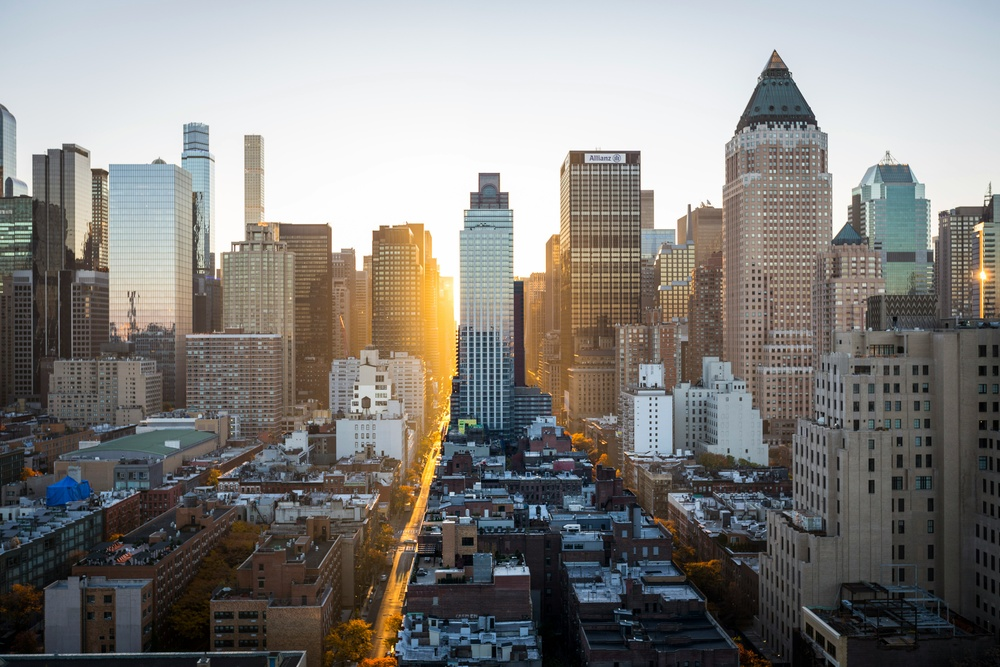
#> input picture image-filtering-and-edge-detection/cityscape.jpg, 1000 x 667 px, shrunk from 5472 x 3648 before the run
$ python imagefiletering.py   (older library calls are emulated)
#> lines starting #> are read from the running program, lines starting #| are printed output that depends on the picture
import cv2
import numpy as np
import matplotlib.pyplot as plt

#Read the image
img = cv2.imread('cityscape.jpg', cv2.IMREAD_COLOR)
#> img is the input picture: shape (667, 1000, 3); mean B, G, R 125.7, 128.9, 131.2
# Convert the image from BGR to Grayscale
gray = cv2.cvtColor(img, cv2.COLOR_BGR2GRAY)
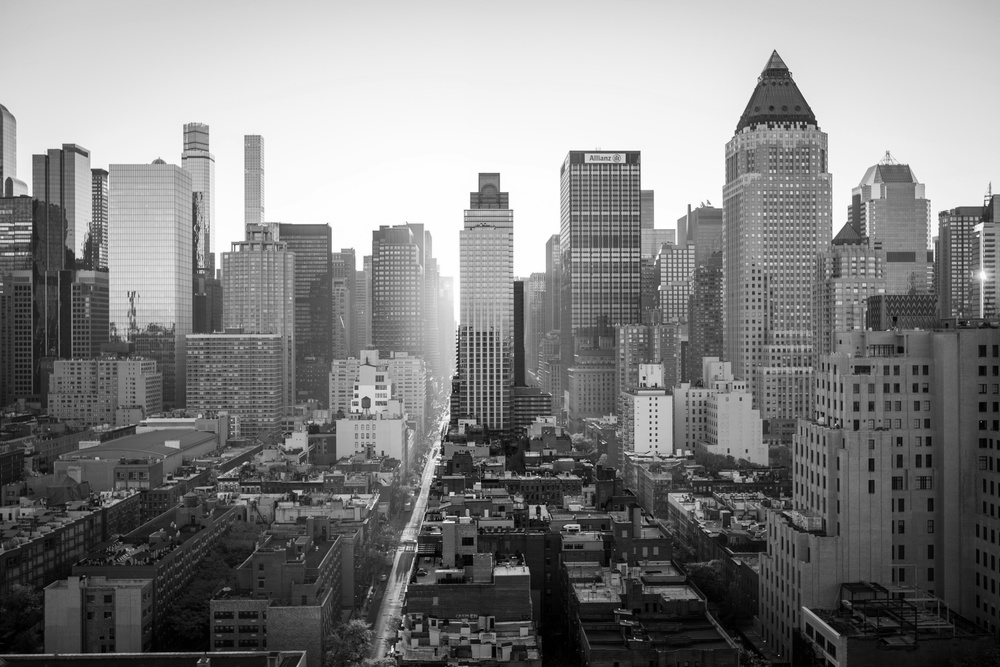
#> gray: shape (667, 1000); min 0, max 255, mean 129.2

# Apply Gaussian filter (it reduces noise and smooths the image)
# grayscale input image, 5x5 kernel size and 0 standard deviation
gaussian = cv2.GaussianBlur(gray,(5,5) , 0)
gaussian2 = cv2.GaussianBlur(gray,(9,9) , 0) # stronger blur, more smoothing but slower
gaussian3 = cv2.GaussianBlur(gray,(3,3) , 0) # weaker blur, preserves more details

# Apply Sobel Operator
# Sobel X detects vertical edges and Sobel Y detects horizontal edges

sobelx = cv2.Sobel(gaussian, cv2.CV_64F, 1 , 0 ,ksize=5)
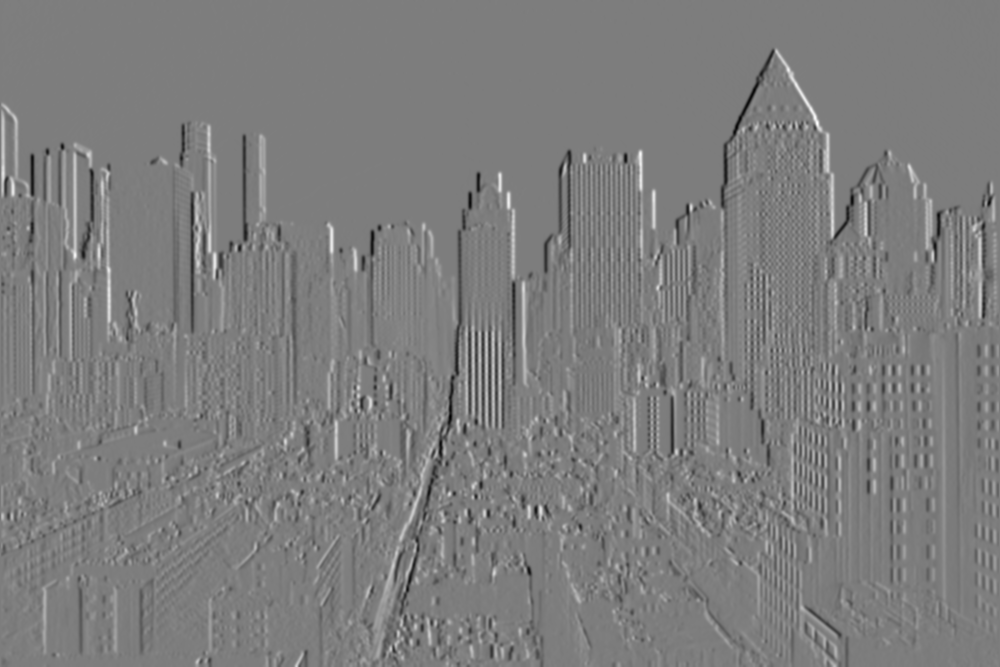
#> sobelx: shape (667, 1000) float64; min -5921, max 6107, mean 3.1; drawn with min black and max white
sobely = cv2.Sobel(gaussian, cv2.CV_64F, 0 , 1 ,ksize=5)
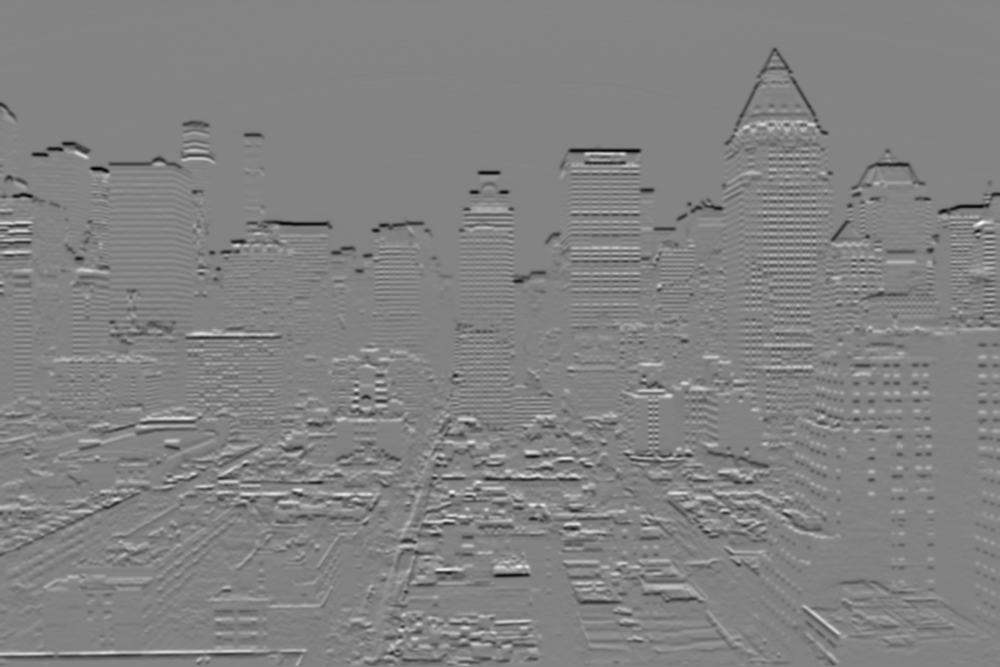
#> sobely: shape (667, 1000) float64; min -5932, max 5611, mean -35.5; drawn with min black and max white

sobel_combined = cv2.magnitude(sobelx, sobely)
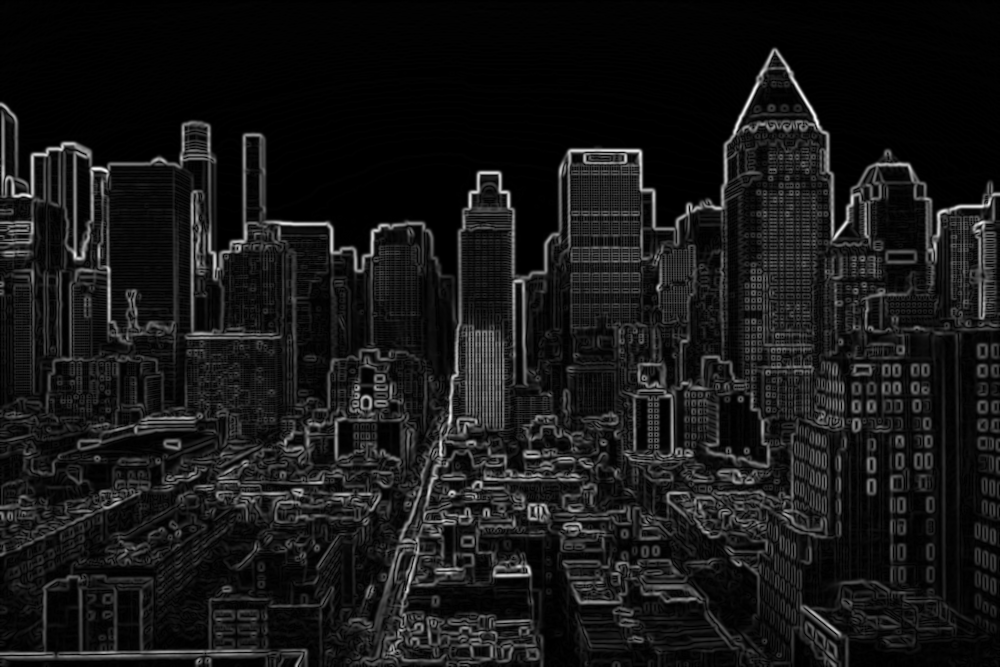
#> sobel_combined: shape (667, 1000) float64; min 0, max 6114.7, mean 567.9; drawn with min black and max white
sobel_combined = cv2.convertScaleAbs(sobel_combined)
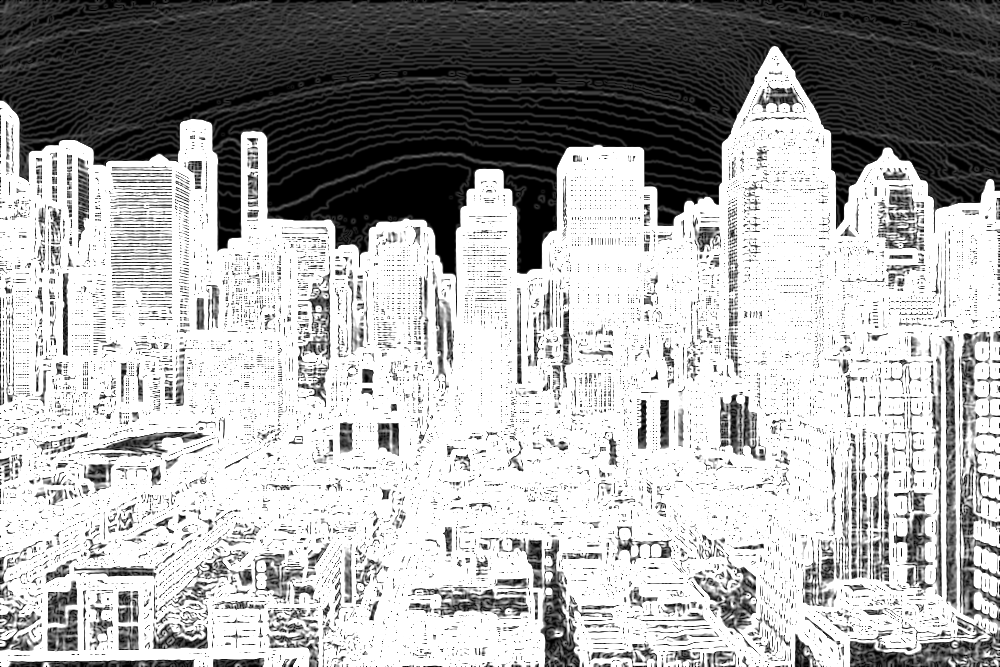
#> sobel_combined: shape (667, 1000); min 0, max 255, mean 170.9


# Apply Canny Edge Detection
blur = cv2.GaussianBlur(gray, (5,5), 1.4) # Remove small pixel flucations that would become false edges
edges = cv2.Canny(blur,100, 200 ) #Lower and upper threshold
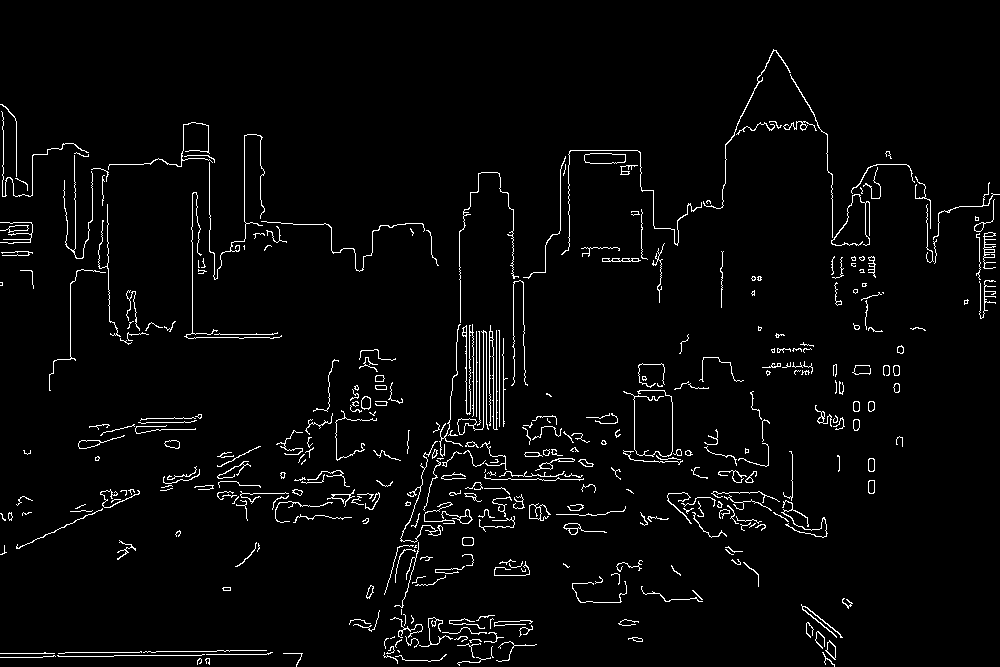
#> edges: shape (667, 1000); 3.1% white in thin lines or dots

#Visualizing
plt.figure(figsize=(15,6))
plt.subplot(1,4,1)
plt.imshow(cv2.cvtColor(img, cv2.COLOR_BGR2RGB))
plt.title('Original')
plt.axis('off')

plt.subplot(1,4,2)
plt.imshow(gaussian, cmap ='gray')
plt.title('Gaussian Blur')
plt.axis('off')

plt.subplot(1,4,3)
plt.imshow(sobel_combined, cmap ='gray')
plt.title('Sobel Edges')
plt.axis('off')

plt.subplot(1,4,4)
plt.imshow(edges, cmap ='gray')
plt.title('Canny Edges')
plt.axis('off')

plt.tight_layout()
plt.show()
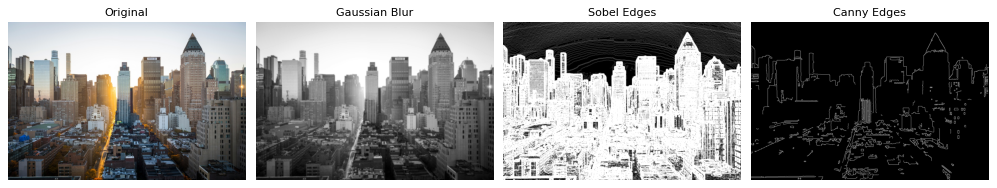
#> figure drawn by matplotlib, 4 panels
